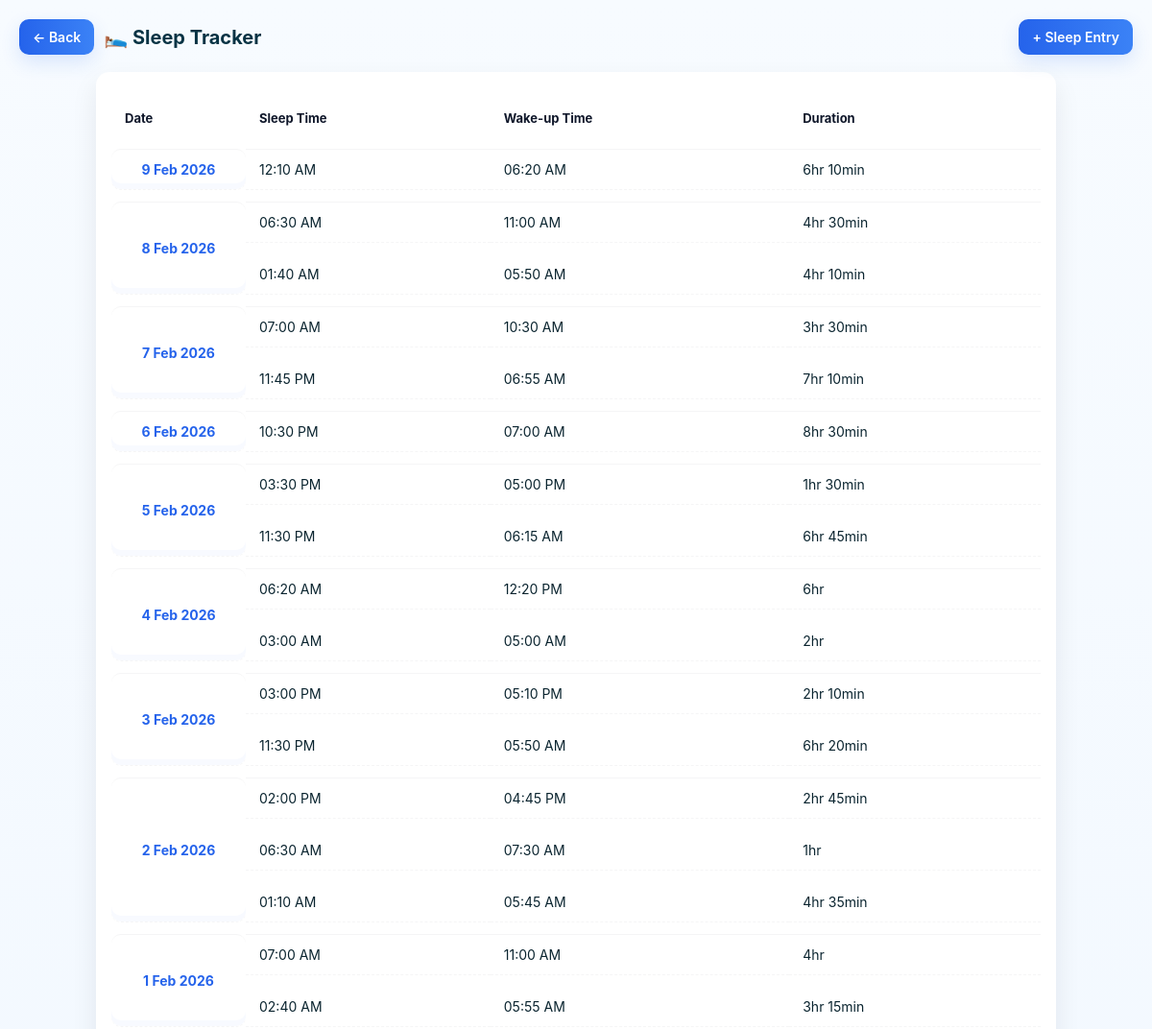
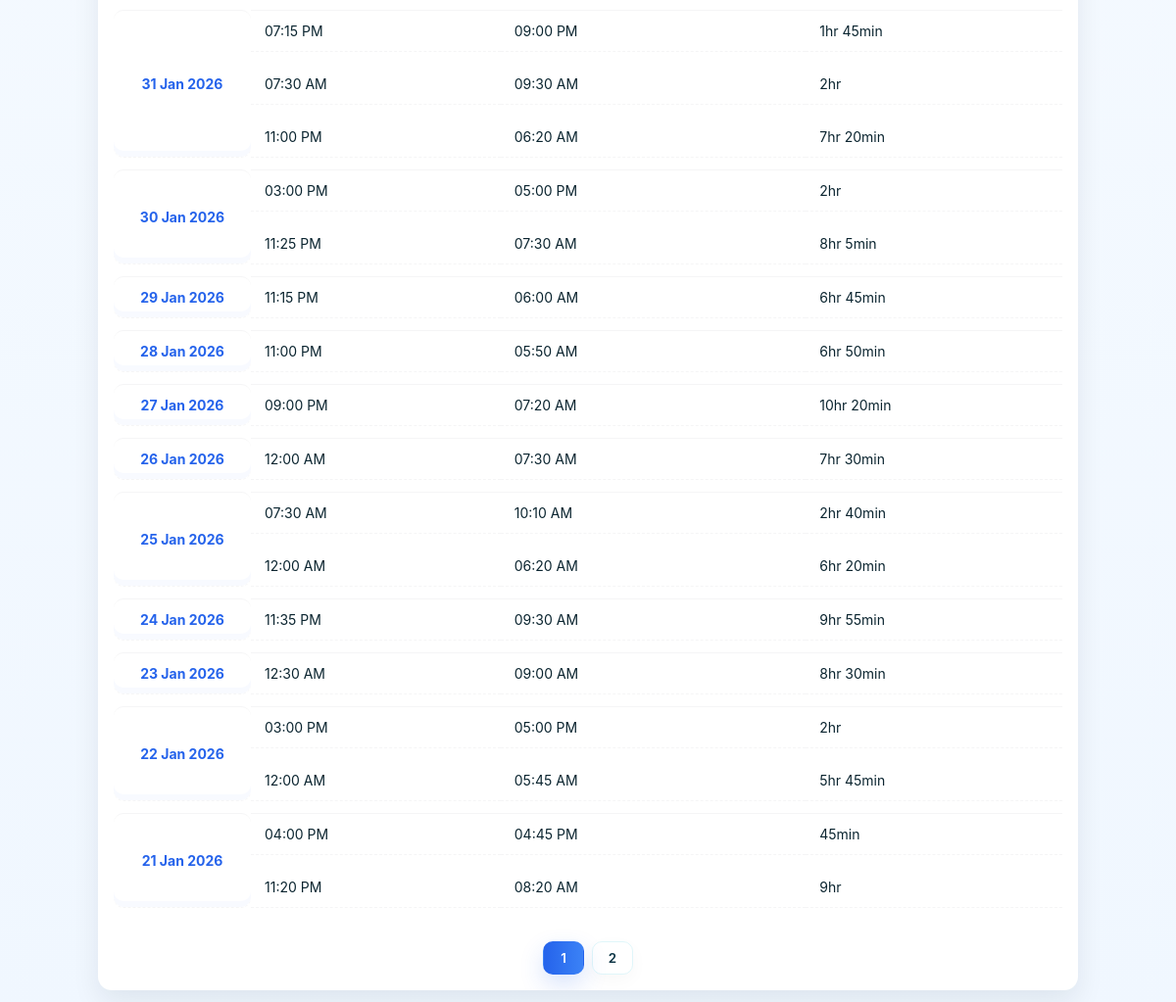
Page /sleep-tracking/ (signed in) on the committed database (2 pictures, top to bottom).
### app/models.py (models this page shows)
class sleep_track(models.Model):
    date = models.DateField()
    sleep_time = models.TimeField()
    wakeup_time = models.TimeField()
    duration = models.DurationField(null=True,blank=True)
    @property
    def duration_display(self):
        if not self.duration:
            return None
        seconds = int(self.duration.total_seconds())
        hours = seconds // 3600
        minutes = (seconds % 3600) // 60
        if hours > 0:
            if minutes > 0:
                return f"{hours}hr {minutes}min"
            else:
                return f"{hours}hr"
        return f"{minutes}min"
    class Meta:
        ordering = ['-date']

### app/views.py (the view)
# urls.py: path('sleep-tracking/',sleep_track_home, name="sleep_track"),
@login_required(login_url='/login/')
def sleep_track_home(request):
    obj = sleep_track.objects.order_by('-date','-id')
    grouped = []
    for date,items in groupby(obj, key=attrgetter('date')):
        lst = list(items)
        grouped.append({
            'date':date,
            'entries': lst,
            'count': len(lst)
        })
    page_number = request.GET.get('page')
    pagination = Paginator(grouped,20)
    page_obj = pagination.get_page(page_number)
    context = {
        'records': page_obj,
        'group': grouped,
    }
    return render(request,"sleep_track_home.html",context=context)

### app/templates/sleep_track_home.html (shortened to what this page needs)
<!DOCTYPE html>
<html lang="en">
<head>
</head>
<body>
<header class="header">
    <div class="header-nav">
        <a href="/" class="sleep-btn">&larr; Back</a>
        <h1>🛌 Sleep Tracker</h1>
    </div>
    <a href="/sleep-tracking/entry/" class="sleep-btn">+ Sleep Entry</a>
</header>
<main class="main-wrap">
    <section class="desktop-table">
        <div class="table-card">
            <table class="sleep-table">
                <thead>
                    <tr>
                        <th>Date</th>
                        <th>Sleep Time</th>
                        <th>Wake-up Time</th>
                        <th>Duration</th>
                    </tr>
                </thead>
                <tbody>
                     {% for i in records %}
                     {% if i.count > 1 %}
                    <tr class="group-start">
                        <td rowspan="{{ i.count }}" class="date-cell">{{i.date|date:"j M Y"}}</td>
                        <td>{{i.entries.0.sleep_time|date:"h:i A"}}</td>
                        <td>{{i.entries.0.wakeup_time|date:"h:i A"}}</td>
                        <td>{{i.entries.0.duration_display|default:"-"}}</td>
                    </tr>
                    {% for entry in i.entries|slice:"1:" %}
                    <tr>
                        <td>{{entry.sleep_time|date:"h:i A"}}</td>
                        <td>{{entry.wakeup_time|date:"h:i A"}}</td>
                        <td>{{entry.duration_display|default:"-"}}</td>
                    </tr>
                    {% endfor %}
                    {% else %}
                    <tr class="group-start">
                        <td class="date-cell">{{i.date|date:"j M Y"}}</td>
                        <td>{{i.entries.0.sleep_time|date:"h:i A"}}</td>
                        <td>{{i.entries.0.wakeup_time|date:"h:i A"}}</td>
                        <td>{{i.entries.0.duration_display|default:"-"}}</td>
                    </tr>
                    {% endif %}
                    {% endfor %}
                </tbody>
            </table>
            {% if records.has_next %}
            <nav class="pagination" aria-label="Sleep records pages">
                {% for page_num in records.paginator.page_range %}
                    {% if records.number == page_num %}
                        <button class="page-btn active">{{ page_num }}</button>
                    {% else %}
                        <a href="?page={{ page_num }}"><button class="page-btn">{{ page_num }}</button></a>
                    {% endif %}
                {% endfor %}
            </nav>
            {% endif %}
        </div>
    </section>
</main>
</body>
</html>

### app/templates/sleep_track_home.html (style rules this page uses)
:root { --bg: #f7fbff; --card: #ffffff; --muted: #64748b; --accent: #2563eb; --accent-2: #06b6d4; --soft: #eef6ff; --radius: 14px; --glass: rgba(255,255,255,0.7); --shadow: 0 12px 28px rgba(16,24,40,0.08); }
* { box-sizing: border-box;margin:0;padding:0;font-family: "Inter", "Segoe UI", system-ui, -apple-system, "Segoe UI Emoji", sans-serif; }
body { background: linear-gradient(180deg,var(--bg), #f0f7ff); color: #0f172a; padding: 20px; -webkit-font-smoothing:antialiased; }
.header { display:flex; justify-content:space-between; align-items:center; gap:12px; margin-bottom:18px; }
.header h1 { font-size:20px; font-weight:700; color:#083344; }
.sleep-btn { text-decoration:none; background:linear-gradient(90deg,var(--accent), #3b82f6); color:white; padding:10px 14px; border-radius:10px; box-shadow: 0 8px 20px rgba(37,99,235,0.14); font-weight:600; font-size:14px; }
.main-wrap { max-width:1000px; margin:0 auto; }
.desktop-table { display:block; }
.table-card { background: var(--card); border-radius: var(--radius); padding: 16px; box-shadow: var(--shadow); margin-bottom: 18px; overflow: hidden; }
.sleep-table { width:100%; border-collapse: separate; border-spacing: 0 12px; min-width: 100%; }
.sleep-table thead th { text-align:left; padding:12px 14px; font-size:13px; color: #0f172a; background: transparent; font-weight: 700; }
.sleep-table tbody tr { background: transparent; }
.sleep-table td { padding:12px 14px; vertical-align: middle; font-size:14px; background: var(--card); }
.date-cell { background: linear-gradient(180deg,var(--soft), #e6f0ff); color: var(--accent); font-weight:700; border-radius: 10px; text-align:center; width:140px; box-shadow: inset 0 -6px 0 rgba(37,99,235,0.03); }
.group-start td { border-top: 1px solid rgba(15,23,42,0.04); border-bottom: 1px dashed rgba(15,23,42,0.04); }
.sleep-table td:not(.date-cell) { border-bottom: 1px dashed rgba(15,23,42,0.04); color: #0b2530; }
.pagination { display:flex; justify-content:center; gap:8px; margin-top:14px; padding-top:8px; }
.page-btn { background:transparent; border: 1px solid rgba(6,182,212,0.12); color: #083344; padding:8px 12px; border-radius:10px; min-width:42px; font-weight:600; cursor:pointer; transition: all 160ms ease; box-shadow: 0 6px 18px rgba(2,6,23,0.03); }
.page-btn.active { background: linear-gradient(90deg,var(--accent), #3b82f6); color:#fff; border-color: transparent; box-shadow: 0 10px 24px rgba(37,99,235,0.18); }
.header-nav { display: flex; align-items: center; gap: 10px; }

### rows in the picture
sleep_track: date "9 Feb 2026", entries.0.sleep_time "12:10 AM", entries.0.wakeup_time "06:20 AM", entries.0.duration_display "6hr 10min"
sleep_track: date "8 Feb 2026", entries.0.sleep_time "06:30 AM", entries.0.wakeup_time "11:00 AM", entries.0.duration_display "4hr 30min"
sleep_track: sleep_time "01:40 AM", wakeup_time "05:50 AM", duration_display "4hr 10min"
sleep_track: date "7 Feb 2026", entries.0.sleep_time "07:00 AM", entries.0.wakeup_time "10:30 AM", entries.0.duration_display "3hr 30min"
sleep_track: sleep_time "11:45 PM", wakeup_time "06:55 AM", duration_display "7hr 10min"
sleep_track: date "6 Feb 2026", entries.0.sleep_time "10:30 PM", entries.0.wakeup_time "07:00 AM", entries.0.duration_display "8hr 30min"
sleep_track: date "5 Feb 2026", entries.0.sleep_time "03:30 PM", entries.0.wakeup_time "05:00 PM", entries.0.duration_display "1hr 30min"
sleep_track: sleep_time "11:30 PM", wakeup_time "06:15 AM", duration_display "6hr 45min"
sleep_track: date "4 Feb 2026", entries.0.sleep_time "06:20 AM", entries.0.wakeup_time "12:20 PM", entries.0.duration_display "6hr"
sleep_track: sleep_time "03:00 AM", wakeup_time "05:00 AM", duration_display "2hr"
sleep_track: date "3 Feb 2026", entries.0.sleep_time "03:00 PM", entries.0.wakeup_time "05:10 PM", entries.0.duration_display "2hr 10min"
sleep_track: sleep_time "11:30 PM", wakeup_time "05:50 AM", duration_display "6hr 20min"
sleep_track: date "2 Feb 2026", entries.0.sleep_time "02:00 PM", entries.0.wakeup_time "04:45 PM", entries.0.duration_display "2hr 45min"
sleep_track: sleep_time "06:30 AM", wakeup_time "07:30 AM", duration_display "1hr"
sleep_track: sleep_time "01:10 AM", wakeup_time "05:45 AM", duration_display "4hr 35min"
sleep_track: date "1 Feb 2026", entries.0.sleep_time "07:00 AM", entries.0.wakeup_time "11:00 AM", entries.0.duration_display "4hr"
sleep_track: sleep_time "02:40 AM", wakeup_time "05:55 AM", duration_display "3hr 15min"
sleep_track: date "31 Jan 2026", entries.0.sleep_time "07:15 PM", entries.0.wakeup_time "09:00 PM", entries.0.duration_display "1hr 45min"
sleep_track: sleep_time "07:30 AM", wakeup_time "09:30 AM", duration_display "2hr"
sleep_track: sleep_time "11:00 PM", wakeup_time "06:20 AM", duration_display "7hr 20min"
sleep_track: date "30 Jan 2026", entries.0.sleep_time "03:00 PM", entries.0.wakeup_time "05:00 PM", entries.0.duration_display "2hr"
sleep_track: sleep_time "11:25 PM", wakeup_time "07:30 AM", duration_display "8hr 5min"
sleep_track: date "29 Jan 2026", entries.0.sleep_time "11:15 PM", entries.0.wakeup_time "06:00 AM", entries.0.duration_display "6hr 45min"
sleep_track: date "28 Jan 2026", entries.0.sleep_time "11:00 PM", entries.0.wakeup_time "05:50 AM", entries.0.duration_display "6hr 50min"
sleep_track: date "27 Jan 2026", entries.0.sleep_time "09:00 PM", entries.0.wakeup_time "07:20 AM", entries.0.duration_display "10hr 20min"
sleep_track: date "26 Jan 2026", entries.0.sleep_time "12:00 AM", entries.0.wakeup_time "07:30 AM", entries.0.duration_display "7hr 30min"
sleep_track: date "25 Jan 2026", entries.0.sleep_time "07:30 AM", entries.0.wakeup_time "10:10 AM", entries.0.duration_display "2hr 40min"
sleep_track: sleep_time "12:00 AM", wakeup_time "06:20 AM", duration_display "6hr 20min"
sleep_track: date "24 Jan 2026", entries.0.sleep_time "11:35 PM", entries.0.wakeup_time "09:30 AM", entries.0.duration_display "9hr 55min"
sleep_track: date "23 Jan 2026", entries.0.sleep_time "12:30 AM", entries.0.wakeup_time "09:00 AM", entries.0.duration_display "8hr 30min"
sleep_track: date "22 Jan 2026", entries.0.sleep_time "03:00 PM", entries.0.wakeup_time "05:00 PM", entries.0.duration_display "2hr"
sleep_track: sleep_time "12:00 AM", wakeup_time "05:45 AM", duration_display "5hr 45min"
sleep_track: date "21 Jan 2026", entries.0.sleep_time "04:00 PM", entries.0.wakeup_time "04:45 PM", entries.0.duration_display "45min"
sleep_track: sleep_time "11:20 PM", wakeup_time "08:20 AM", duration_display "9hr"

### other values in the picture
{{ page_num }} "1"
{{ page_num }} "2"
